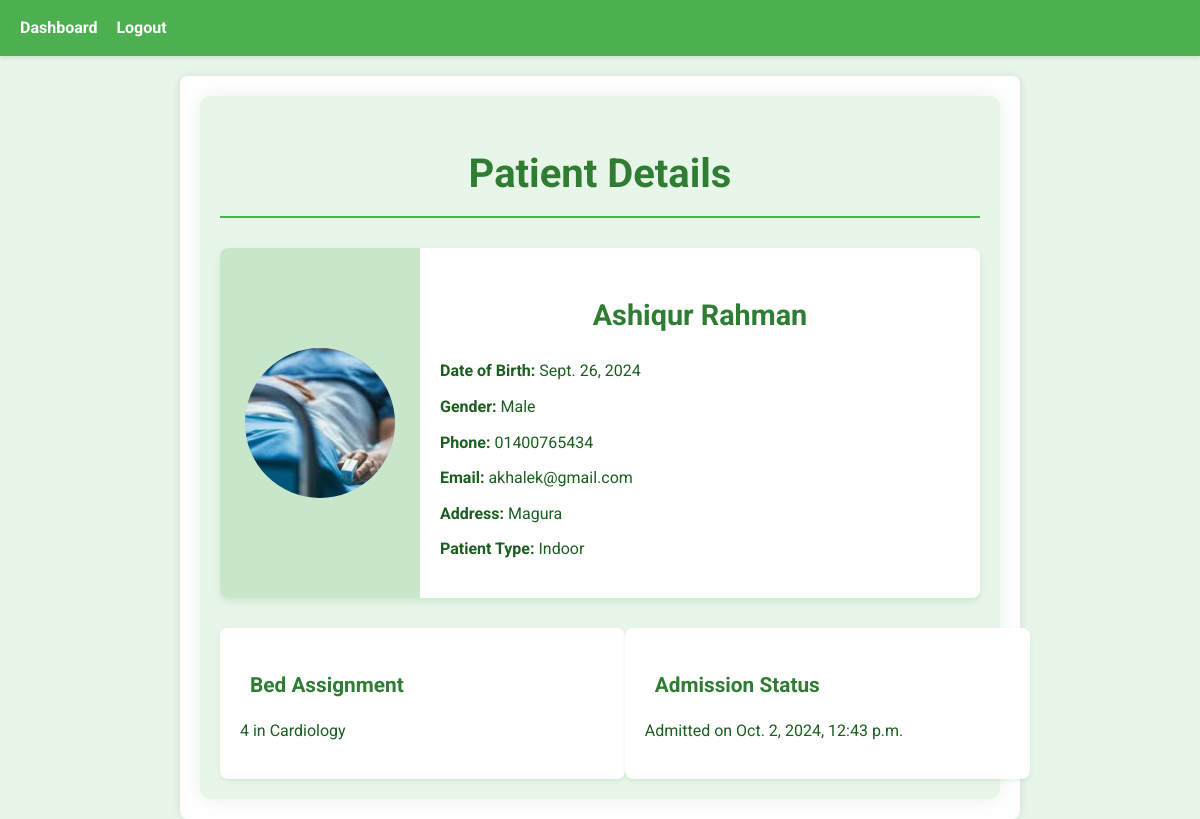
Page /patients/8/ (signed in) on the committed database.
### hospital/models.py (models this page shows, shortened)
class Patient(models.Model):
    PATIENT_TYPES = [
        ('indoor', 'Indoor'),
        ('outdoor', 'Outdoor'),
    ]
    name = models.CharField(max_length=200, null=True, blank=True)
    date_of_birth = models.DateField(null=True, blank=True)
    gender = models.CharField(max_length=10, null=True, blank=True,
                    choices=[('M', 'Male'), ('F', 'Female'), ('O', 'Other')])
    phone_number = models.CharField(max_length=15, null=True, blank=True)
    email = models.EmailField(null=True, blank=True)
    address = models.TextField(null=True, blank=True)
    photo = models.ImageField(upload_to='patient_photos/', null=True, blank=True)
    patient_type = models.CharField(max_length=7,
                                    choices=PATIENT_TYPES, default='outdoor')
    is_admitted = models.BooleanField(default=False)
    admission_date = models.DateTimeField(null=True, blank=True)
    discharge_date = models.DateTimeField(null=True, blank=True)
    bed = models.OneToOneField(Bed, on_delete=models.SET_NULL,
                               null=True, blank=True, related_name='current_patient')

class Bed(models.Model):
    number = models.CharField(max_length=10)
    ward = models.ForeignKey(Ward, on_delete=models.CASCADE, related_name='beds')
    is_occupied = models.BooleanField(default=False)

class Ward(models.Model):
    name = models.CharField(max_length=100)
    capacity = models.IntegerField()

### hospital/views.py (the view)
# urls.py: path('patients/<int:pk>/', views.patient_detail, name='patient_detail'),
@login_required
def patient_detail(request, pk):
    patient = get_object_or_404(Patient, pk=pk)
    context = {'patient': patient}
    return render(request, 'hospital/patient_detail.html', context)

### hospital/templates/hospital/patient_detail.html (shortened to what this page needs)
{% extends 'hospital/base.html' %}
{% block content %}
<div class="patient-details-container">
    <div class="patient-header">
        <h1>Patient Details</h1>
    </div>
    <div class="patient-card">
        <div class="patient-photo">
            {% if patient.photo %}
                <img src="{{ patient.photo.url }}" alt="{{ patient.name }}" class="patient-image">
            {% else %}
                <div class="no-photo">
                    <i class="fas fa-user-circle"></i>
                </div>
            {% endif %}
        </div>
        <div class="patient-info">
            <h2>{{ patient.name }}</h2>
            <ul class="info-list">
                <li> <strong>Date of Birth:</strong> {{ patient.date_of_birth|default_if_none:"N/A" }}</li>
                <li> <strong>Gender:</strong> {{ patient.get_gender_display|default_if_none:"N/A" }}</li>
                <li> <strong>Phone:</strong> {{ patient.phone_number|default_if_none:"N/A" }}</li>
                <li> <strong>Email:</strong> {{ patient.email|default_if_none:"N/A" }}</li>
                <li> <strong>Address:</strong> {{ patient.address|default_if_none:"N/A" }}</li>
                <li> <strong>Patient Type:</strong> {{ patient.get_patient_type_display }}</li>
            </ul>
        </div>
    </div>
    <div class="patient-status">
        <div class="status-item">
            <h3> Bed Assignment</h3>
            {% if patient.bed %}
                <p class="status-info">{{ patient.bed.number }} in {{ patient.bed.ward.name }}</p>
            {% else %}
                <p class="status-info">Not assigned</p>
                <a href="{% url 'assign_bed' patient.id %}" class="btn btn-primary">Assign Bed</a>
            {% endif %}
        </div>
        <div class="status-item">
            <h3> Admission Status</h3>
            {% if patient.is_admitted %}
                <p class="status-info">Admitted on {{ patient.admission_date }}</p>
            {% else %}
                <p class="status-info">Not admitted</p>
                <a href="{% url 'admit_patient' patient.id %}" class="btn btn-primary">Admit Patient</a>
            {% endif %}
        </div>
    </div>
</div>
{% endblock %}

### hospital/templates/hospital/base.html (style rules this page uses)
body { font-family: 'Roboto', sans-serif; line-height: 1.6; margin: 0; padding: 0; background-color: #e8f5e9; color: #333; }
h2 { color: #2e7d32; text-align: center; margin-bottom: 20px; }

### hospital/templates/hospital/patient_detail.html (style rules this page uses)
.patient-details-container { max-width: 800px; margin: 0 auto; padding: 20px; background-color: #e8f5e9; border-radius: 10px; box-shadow: 0 0 20px rgba(0, 128, 0, 0.1); }
.patient-header h1 { color: #2e7d32; text-align: center; margin-bottom: 30px; font-size: 2.5em; border-bottom: 2px solid #4caf50; padding-bottom: 10px; }
.patient-card { display: flex; background-color: #ffffff; border-radius: 8px; overflow: hidden; box-shadow: 0 4px 6px rgba(0, 128, 0, 0.1); }
.patient-photo { flex: 0 0 200px; background-color: #c8e6c9; display: flex; align-items: center; justify-content: center; }
.patient-image, .no-photo { width: 150px; height: 150px; border-radius: 50%; object-fit: cover; }
.patient-info { flex: 1; padding: 20px; }
.patient-info h2 { color: #2e7d32; margin-bottom: 20px; font-size: 1.8em; }
.info-list { list-style-type: none; padding: 0; }
.info-list li { margin-bottom: 10px; color: #1b5e20; }
.patient-status { display: flex; justify-content: space-between; margin-top: 30px; }
.status-item { flex: 0 0 48%; background-color: #ffffff; padding: 20px; border-radius: 8px; box-shadow: 0 2px 4px rgba(0, 128, 0, 0.1); }
.status-item h3 { color: #2e7d32; margin-bottom: 15px; font-size: 1.3em; }
.status-info { color: #1b5e20; margin-bottom: 15px; }

### rows in the picture
Patient: photo (picture), name "Ashiqur Rahman", date_of_birth "Sept. 26, 2024", gender "Male", phone_number "01400765434", email "akhalek@gmail.com", address "Magura", patient_type "Indoor", bed.number "4", bed.ward.name "Cardiology", admission_date "Oct. 2, 2024, 12:43 p.m."
